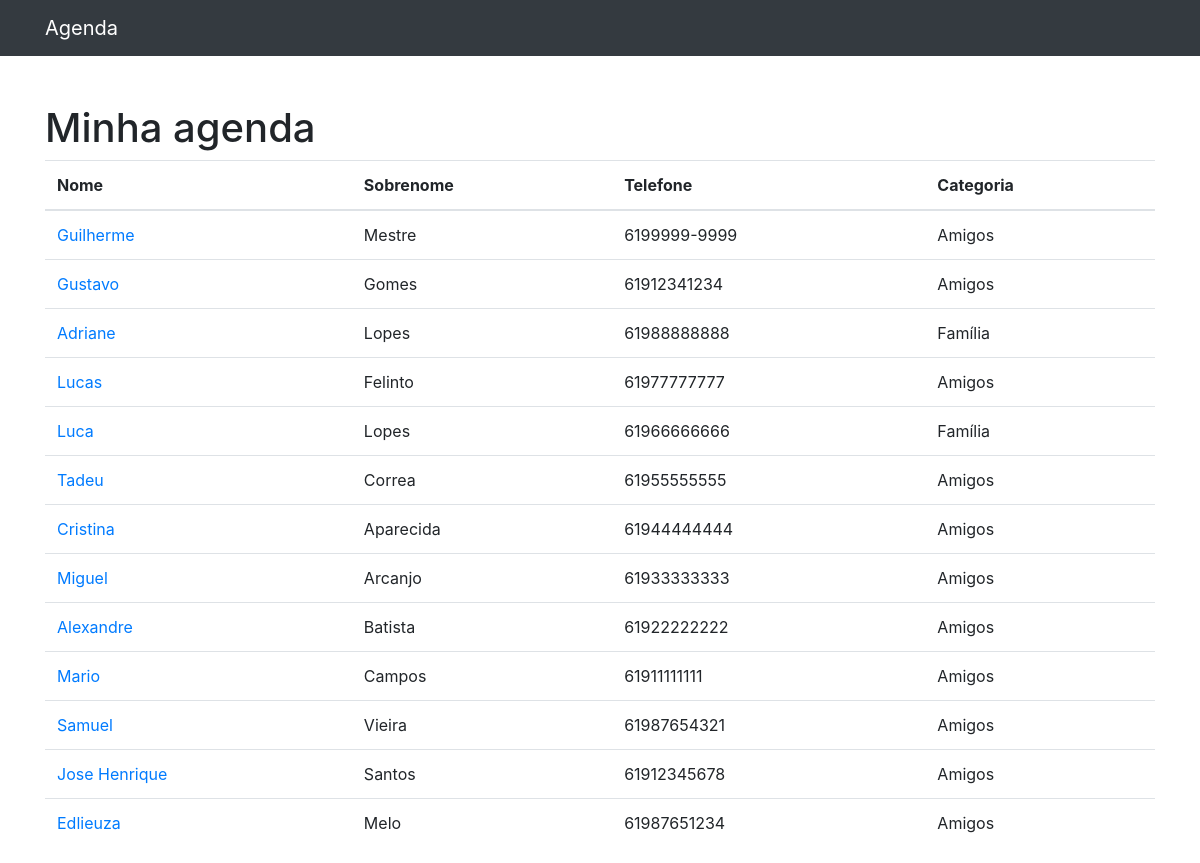
The page / on the database its author committed.
### contatos/models.py (models this page shows, shortened)
class Contato(models.Model):
    nome = models.CharField(max_length=255)
    sobrenome = models.CharField(max_length=255, blank=True)
    telefone = models.CharField(max_length=255)
    email = models.CharField(max_length=255, blank=True)
    data_criacao = models.DateTimeField(default=timezone.now)
    descricao = models.TextField(blank=True)
    categoria = models.ForeignKey(Categoria, on_delete=models.DO_NOTHING)

class Categoria(models.Model):
    nome = models.CharField(max_length=255)
    def __str__(self):
        return self.nome

### contatos/views.py (the view)
# urls.py: path('', views.index, name='index'),
def index(request):
    contatos = Contato.objects.all()
    return render(request, 'contatos/index.html', {
        'contatos': contatos
    })

### contatos/templates/contatos/index.html
{% extends 'base.html' %}
{%block conteudo%}
    <h1 class="mt-5">Minha agenda</h1>
    <table class="table">
        <thead>
        <tr>
            <th>Nome</th>
            <th>Sobrenome</th>
            <th>Telefone</th>
            <th>Categoria</th>
        </tr>
        </thead>
        <tbody>
            {% for contato in contatos %}
                <tr>
                    <td>
                    <a href="#">{{ contato.nome }}</a>
                    </td>
                    <td>{{ contato.sobrenome }}</td>
                    <td>{{ contato.telefone }}</td>
                    <td>{{ contato.categoria }}</td>
                </tr>
            {% endfor %}
        </tbody>
    </table>
{%endblock%}

### templates/base.html (shortened to what this page needs)
{% load static %}
<!DOCTYPE html>
<html lang="pt">
<head>
    {% include 'parciais/_head.html'%}
</head>
<body>
    {% include 'parciais/_nav.html'%}
    <div class="container">
        <div class="row">
        <div class="col-lg-12">
            {%block conteudo%} {%endblock%}
        </div>
        </div>
    </div>
</body>
</html>

### templates/parciais/_head.html (shortened to what this page needs)
{% load static%}
<link href="{% static 'vendor/bootstrap/css/bootstrap.min.css' %}" rel="stylesheet">

### templates/parciais/_nav.html (shortened to what this page needs)
<nav class="navbar navbar-expand-lg navbar-dark bg-dark static-top">
    <div class="container">
    <a class="navbar-brand" href="{% url 'index'%}">Agenda</a>
    </div>
</nav>

### rows shown on the page
Contato: nome "Guilherme", sobrenome "Mestre", telefone "6199999-9999", categoria "Amigos"
Contato: nome "Gustavo", sobrenome "Gomes", telefone "61912341234", categoria "Amigos"
Contato: nome "Adriane", sobrenome "Lopes", telefone "61988888888", categoria "Família"
Contato: nome "Lucas", sobrenome "Felinto", telefone "61977777777", categoria "Amigos"
Contato: nome "Luca", sobrenome "Lopes", telefone "61966666666", categoria "Família"
Contato: nome "Tadeu", sobrenome "Correa", telefone "61955555555", categoria "Amigos"
Contato: nome "Cristina", sobrenome "Aparecida", telefone "61944444444", categoria "Amigos"
Contato: nome "Miguel", sobrenome "Arcanjo", telefone "61933333333", categoria "Amigos"
Contato: nome "Alexandre", sobrenome "Batista", telefone "61922222222", categoria "Amigos"
Contato: nome "Mario", sobrenome "Campos", telefone "61911111111", categoria "Amigos"
Contato: nome "Samuel", sobrenome "Vieira", telefone "61987654321", categoria "Amigos"
Contato: nome "Jose Henrique", sobrenome "Santos", telefone "61912345678", categoria "Amigos"
Contato: nome "Edlieuza", sobrenome "Melo", telefone "61987651234", categoria "Amigos"
